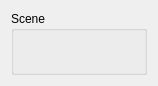
<?xml version="1.0" encoding="UTF-8"?>
<ui version="4.0">
 <class>SceneRender</class>
 <widget class="QWidget" name="SceneRender">
  <property name="geometry">
   <rect>
    <x>0</x>
    <y>0</y>
    <width>158</width>
    <height>86</height>
   </rect>
  </property>
  <property name="windowTitle">
   <string>Form</string>
  </property>
  <layout class="QVBoxLayout" name="verticalLayout">
   <item>
    <widget class="QGroupBox" name="groupBox">
     <property name="title">
      <string>Scene</string>
     </property>
    </widget>
   </item>
  </layout>
 </widget>
 <resources/>
 <connections/>
</ui>
